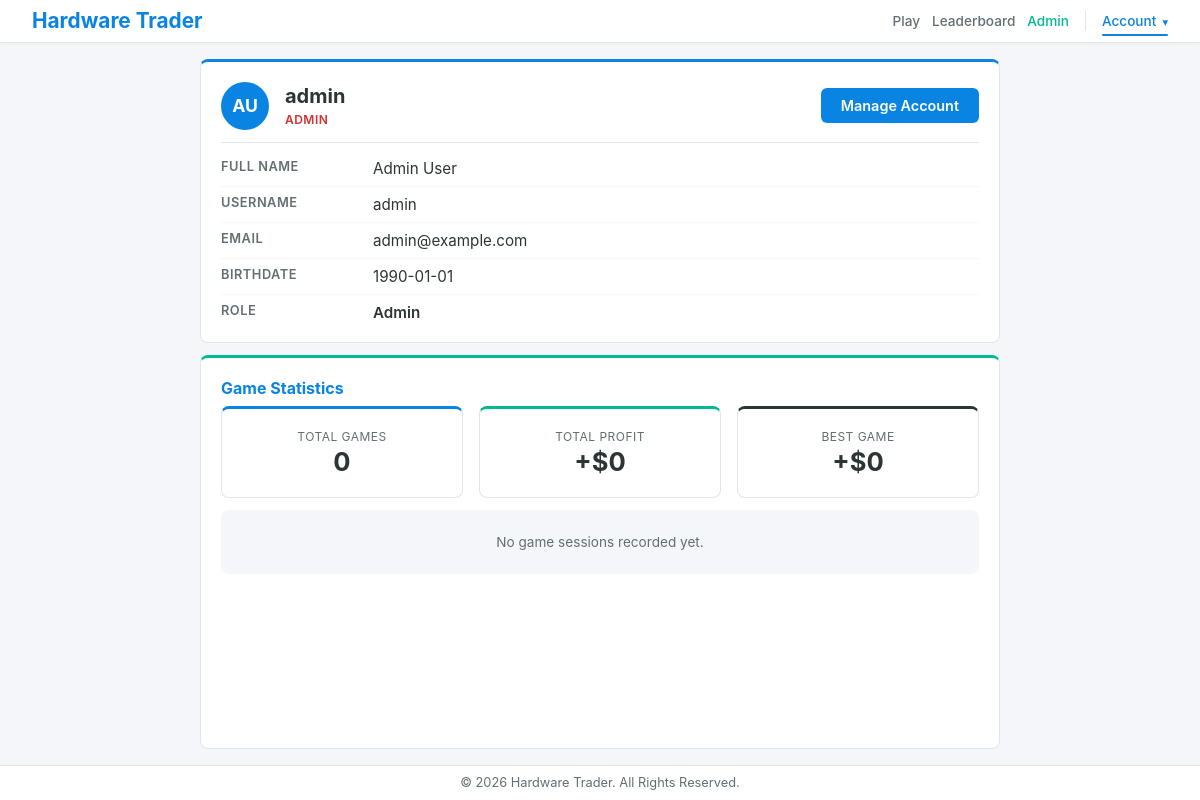
Page /profile.php (signed in) on the committed database.
### tables this page shows
CREATE TABLE accounts (
    acct_id INT AUTO_INCREMENT PRIMARY KEY,  
    first_name VARCHAR(100) NOT NULL,
    surname VARCHAR(100) NOT NULL,
    email_addr VARCHAR(255) NOT NULL,
    username VARCHAR(30) NOT NULL,  
    birthdate DATE NOT NULL,  
    password VARCHAR(255) NOT NULL,   
    role ENUM('player', 'moderator', 'admin') NOT NULL DEFAULT 'player'  
);

### public/profile.php (the view, shortened to what this page needs)
<?php
require_once __DIR__ . '/../core/database.php';
$acct_id = isset($_GET['id']) ? (int)$_GET['id'] : (int)$_SESSION['acct_id'];
$is_own = $acct_id === (int)$_SESSION['acct_id'];
$stmt = $pdo->prepare("SELECT acct_id, username, first_name, surname, email_addr, birthdate, role FROM accounts WHERE acct_id = ?");
$stmt->execute([$acct_id]);
$user = $stmt->fetch();
try {
    $stmt = $pdo->prepare("SELECT COUNT(*) FROM scores WHERE acct_id = ?");
    $stmt->execute([$acct_id]);
    $total_games = (int)$stmt->fetchColumn();
} catch (PDOException $e) {
    $total_games = 0;
}
try {
    $stmt = $pdo->prepare("SELECT COALESCE(MAX(profit), 0) FROM scores WHERE acct_id = ? AND profit IS NOT NULL");
    $stmt->execute([$acct_id]);
    $best_profit = (float)$stmt->fetchColumn();
} catch (PDOException $e) {
    $best_profit = 0;
}
try {
    $stmt = $pdo->prepare("SELECT COALESCE(SUM(profit), 0) FROM scores WHERE acct_id = ? AND profit IS NOT NULL");
    $stmt->execute([$acct_id]);
    $total_profit = (float)$stmt->fetchColumn();
} catch (PDOException $e) {
    $total_profit = 0;
}
try {
    $stmt = $pdo->prepare("SELECT profit, difficulty, played_at FROM scores WHERE acct_id = ? ORDER BY played_at DESC LIMIT 10");
    $stmt->execute([$acct_id]);
    $recent_scores = $stmt->fetchAll();
} catch (PDOException $e) {
    $recent_scores = [];
}
$initials = strtoupper(
    mb_substr($user['first_name'] ?? '?', 0, 1) .
    mb_substr($user['surname'] ?? '?', 0, 1)
);
$role_label = ucfirst($user['role']);
require_once __DIR__ . '/../views/partials/header.php';
?>
<div class="profile-page">
    <div class="card profile-card">
        <div class="profile-header">
            <div class="profile-avatar"><?= htmlspecialchars($initials) ?></div>
            <div class="profile-header-info">
                <h1 class="profile-name"><?= htmlspecialchars($user['username']) ?></h1>
                <span class="profile-role profile-role-<?= $user['role'] ?>"><?= $role_label ?></span>
            </div>
            <div class="profile-header-actions">
                <?php if ($is_own): ?>
                    <a href="<?= BASE_URL ?>/settings.php" class="btn btn-blue">Manage Account</a>
                <?php endif; ?>
            </div>
        </div>
        <div class="profile-details">
            <div class="profile-detail">
                <span class="profile-detail-label">Full Name</span>
                <span class="profile-detail-value"><?= htmlspecialchars($user['first_name'] . ' ' . $user['surname']) ?></span>
            </div>
            <div class="profile-detail">
                <span class="profile-detail-label">Username</span>
                <span class="profile-detail-value"><?= htmlspecialchars($user['username']) ?></span>
            </div>
            <div class="profile-detail">
                <span class="profile-detail-label">Email</span>
                <span class="profile-detail-value"><?= htmlspecialchars($user['email_addr']) ?></span>
            </div>
            <div class="profile-detail">
                <span class="profile-detail-label">Birthdate</span>
                <span class="profile-detail-value"><?= htmlspecialchars($user['birthdate']) ?></span>
            </div>
            <div class="profile-detail">
                <span class="profile-detail-label">Role</span>
                <span class="profile-detail-value profile-role-<?= $user['role'] ?>"><?= $role_label ?></span>
            </div>
        </div>
    </div>
    <div class="card profile-stats-card">
        <h2 class="profile-stats-title">Game Statistics</h2>
        <div class="profile-stats">
            <div class="card profile-stat profile-stat-blue">
                <p class="admin-stat-label">Total Games</p>
                <div class="admin-stat-value"><?= $total_games ?></div>
            </div>
            <div class="card profile-stat profile-stat-green">
                <p class="admin-stat-label">Total Profit</p>
                <div class="admin-stat-value <?= $total_profit >= 0 ? 'game-profit-positive' : 'game-profit-negative' ?>"><?= $total_profit >= 0 ? '+' : '' ?>$<?= number_format(abs($total_profit), 0) ?></div>
            </div>
            <div class="card profile-stat profile-stat-purple">
                <p class="admin-stat-label">Best Game</p>
                <div class="admin-stat-value <?= $best_profit >= 0 ? 'game-profit-positive' : 'game-profit-negative' ?>"><?= $best_profit >= 0 ? '+' : '' ?>$<?= number_format(abs($best_profit), 0) ?></div>
            </div>
        </div>
        <?php if (!empty($recent_scores)): ?>
            <h3 class="profile-recent-title">Recent Sessions</h3>
            <div class="profile-table-wrapper">
            <table class="profile-table">
                <thead>
                    <tr>
                        <th class="admin-th">Profit</th>
                        <th class="admin-th">Difficulty</th>
                        <th class="admin-th profile-th-right">Played At</th>
                    </tr>
                </thead>
                <tbody>
                    <?php foreach ($recent_scores as $s): ?>
                        <?php
                        $dc = match($s['difficulty'] ?? 'medium') {
                            'easy' => 'lb-diff-easy',
                            'hard' => 'lb-diff-hard',
                            default => 'lb-diff-medium',
                        };
                        $is_pos = ($s['profit'] ?? 0) >= 0;
                        ?>
                        <tr>
                            <td class="admin-td <?= $is_pos ? 'game-profit-positive' : 'game-profit-negative' ?>"><?= $is_pos ? '+' : '' ?>$<?= number_format(abs($s['profit'] ?? 0), 0) ?></td>
                            <td class="admin-td"><span class="lb-diff-badge <?= $dc ?>"><?= htmlspecialchars(ucfirst($s['difficulty'] ?? 'Medium')) ?></span></td>
                            <td class="admin-td profile-td-right"><?= date('M j, Y g:i A', strtotime($s['played_at'])) ?></td>
                        </tr>
                    <?php endforeach; ?>
                </tbody>
            </table>
            </div>
        <?php else: ?>
            <p class="profile-no-data">No game sessions recorded yet.</p>
        <?php endif; ?>
    </div>
</div>
<?php require_once __DIR__ . '/../views/partials/footer.php'; ?>

### public/css/style.css (style rules this page uses)
:root { --flat-bg: #f5f6fa; --flat-surface: #ffffff; --flat-text: #2d3436; --flat-subtext: #636e72; --flat-blue: #0984e3; --flat-green: #00b894; --flat-red: #d63031; --flat-amber: #fdcb6e; --flat-purple: #6c5ce7; --flat-border: #dfe6e9; --flat-input-border: #b2bec3; }
* { margin: 0; padding: 0; box-sizing: border-box; font-family: -apple-system, BlinkMacSystemFont, 'Segoe UI', Roboto, Helvetica, Arial, sans-serif; }
html, body { height: 100vh; overflow: hidden; }
body { background-color: var(--flat-bg); color: var(--flat-text); display: flex; flex-direction: column; }
.card { background-color: var(--flat-surface); border-radius: 8px; padding: 1.25rem; border: 1px solid var(--flat-border); }
.btn { display: inline-block; padding: 0.55rem 1.25rem; border-radius: 6px; border: none; cursor: pointer; font-weight: 600; font-size: 0.9rem; text-decoration: none; transition: background-color 0.15s ease, opacity 0.15s ease; }
.btn-blue { background-color: var(--flat-blue); color: #fff; }
.game-profit-positive { color: var(--flat-green); font-weight: 600; }
.admin-stat-label { color: var(--flat-subtext); font-size: 0.75rem; text-transform: uppercase; letter-spacing: 0.04em; margin-bottom: 0.15rem; }
.admin-stat-value { font-size: 1.6rem; font-weight: bold; color: var(--flat-text); }
.profile-role-admin { color: var(--flat-red); font-weight: 600; }
.profile-page { max-width: 800px; width: 100%; margin: 0 auto; flex: 1; display: flex; flex-direction: column; min-height: 0; }
.profile-card { border-top: 3px solid var(--flat-blue); margin-bottom: 0.75rem; flex-shrink: 0; }
.profile-header { display: flex; align-items: center; gap: 1rem; margin-bottom: 1rem; padding-bottom: 0.75rem; border-bottom: 1px solid var(--flat-border); }
.profile-avatar { width: 48px; height: 48px; border-radius: 50%; background-color: var(--flat-blue); color: #fff; display: flex; align-items: center; justify-content: center; font-size: 1.1rem; font-weight: 700; flex-shrink: 0; }
.profile-header-info { flex: 1; }
.profile-name { font-size: 1.25rem; color: var(--flat-text); }
.profile-role { font-size: 0.75rem; text-transform: uppercase; letter-spacing: 0.04em; font-weight: 600; }
.profile-header-actions { flex-shrink: 0; }
.profile-details { display: flex; flex-direction: column; gap: 0.5rem; }
.profile-detail { display: flex; gap: 0.75rem; padding-bottom: 0.5rem; border-bottom: 1px solid var(--flat-bg); }
.profile-detail:last-child { border-bottom: none; padding-bottom: 0; }
.profile-detail-label { font-size: 0.8rem; font-weight: 600; color: var(--flat-subtext); text-transform: uppercase; letter-spacing: 0.04em; min-width: 140px; flex-shrink: 0; }
.profile-detail-value { color: var(--flat-text); font-size: 0.95rem; }
.profile-stats-card { border-top: 3px solid var(--flat-green); flex: 1; display: flex; flex-direction: column; min-height: 0; }
.profile-stats-title { color: var(--flat-blue); font-size: 1rem; margin-bottom: 0.5rem; flex-shrink: 0; }
.profile-stats { display: flex; gap: 1rem; margin-bottom: 0.75rem; flex-shrink: 0; }
.profile-stat { flex: 1; text-align: center; border-top: 3px solid; }
.profile-stat-blue { border-top-color: var(--flat-blue); }
.profile-stat-green { border-top-color: var(--flat-green); }
.profile-no-data { color: var(--flat-subtext); font-size: 0.85rem; text-align: center; padding: 1.5rem; background-color: var(--flat-bg); border-radius: 8px; flex-shrink: 0; }

### rows in the picture
accounts: initials "AU", username "admin", role "ADMIN", first_name+surname "Admin User", email_addr "admin@example.com", birthdate "1990-01-01", role "Admin"

### other values in the picture
$total_games "0"
abs($total_profit) "0"
abs($best_profit) "0"
